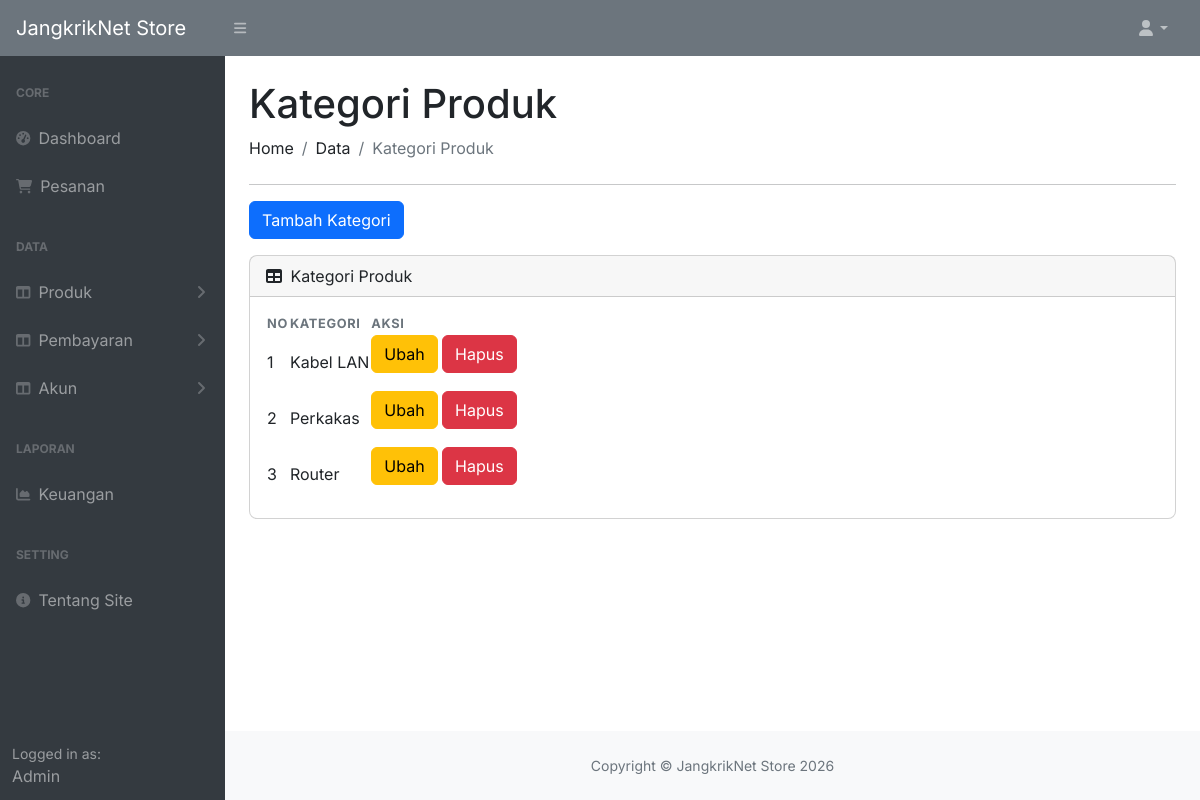
The app's page /admin/kategori.php (signed in) with its own data.
### tables this page shows
CREATE TABLE `kategori` (
  `id` int NOT NULL AUTO_INCREMENT,
  `nama` varchar(50) DEFAULT NULL,
  PRIMARY KEY (`id`)
);

### config/function.php (called while the page is built, shortened)
<?php
require_once __DIR__ . '/db.php';
function query_all($query) {
    global $conn;
    $result = $conn->query($query);
    $data = [];
    if ($result) {
        while ($row = $result->fetch_assoc()) {
            $data[] = $row;
        }
        return [
            'status' => true,
            'message' => 'Data berhasil diambil',
            'data' => $data
        ];
    }
    return [
        'status' => false,
        'message' => 'Query gagal: ' . $conn->error,
        'data' => null
    ];
}
function get_all_kategori() {
    $query = "SELECT * FROM kategori ORDER BY nama ASC";
    return query_all($query);
}

### admin/kategori.php (the view, shortened to what this page needs)
<?php
include 'header.php';
$result = get_all_kategori();
$kategori = $result['data'] ?? [];
?>
<div id="layoutSidenav_content">
    <main>
        <div class="container-fluid px-4">
            <h1 class="mt-4">Kategori Produk</h1>
            <ol class="breadcrumb mb-4">
                <li class="breadcrumb-item">Home</li>
                <li class="breadcrumb-item">Data</li>
                <li class="breadcrumb-item active">Kategori Produk</li>
            </ol>
            <hr>
            <button type="button" class="btn btn-primary mb-3" data-bs-toggle="modal" data-bs-target="#staticBackdrop">
                Tambah Kategori
            </button>
            <div class="card mb-4">
                <div class="card-header">
                    <i class="fas fa-table me-1"></i>
                    Kategori Produk
                </div>
                <div class="card-body">
                    <table id="datatablesSimple">
                        <thead>
                            <tr>
                                <th>No</th>
                                <th>Kategori</th>
                                <th>Aksi</th>
                            </tr>
                        </thead>
                        <tbody>
                            <?php
                            $no = 1;
                            foreach ($kategori as $k):
                            ?>
                            <tr>
                                <td><?= $no++ ?></td>
                                <td><?= $k['nama'] ?></td>
                                <td>
                                    <button type="button" class="btn btn-warning mb-3" data-bs-toggle="modal" data-bs-target="#staticBackdropUbah<?= $k['id'] ?>">
                                        Ubah
                                    </button>
                                    <button type="button" class="btn btn-danger mb-3" data-bs-toggle="modal" data-bs-target="#staticBackdropHapus<?= $k['id'] ?>">
                                        Hapus
                                    </button>
                                </td>
                            </tr>
                            <?php endforeach; ?>
                        </tbody>
                    </table>
                </div>
            </div>
        </div>
    </main>
    <?php
    include 'footer.php';
    ?>

### admin/css/custom-admin.css (style rules this page uses)
body { font-family: 'Inter', -apple-system, BlinkMacSystemFont, sans-serif; }
.card { border-radius: 0.5rem; }
#datatablesSimple th { font-size: 0.8rem; text-transform: uppercase; letter-spacing: 0.05em; color: #6c757d; }

### records on screen
kategori: nama "Kabel LAN"
kategori: nama "Perkakas"
kategori: nama "Router"

### other values on screen
$app_name "JangkrikNet Store"
$_SESSION['nama'] "Admin"
